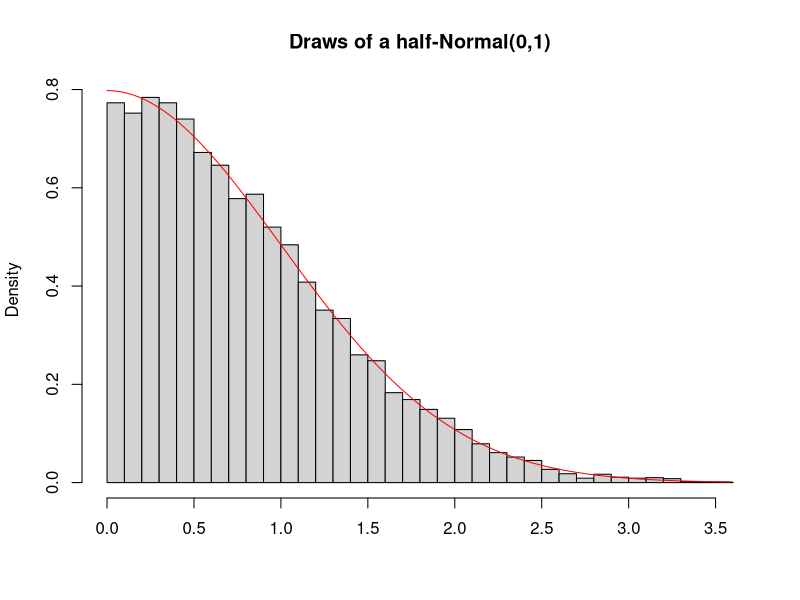
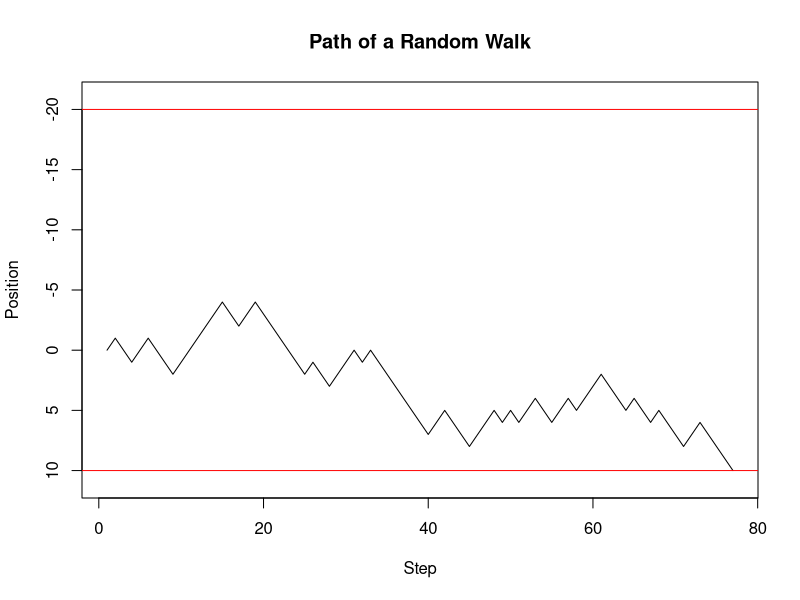
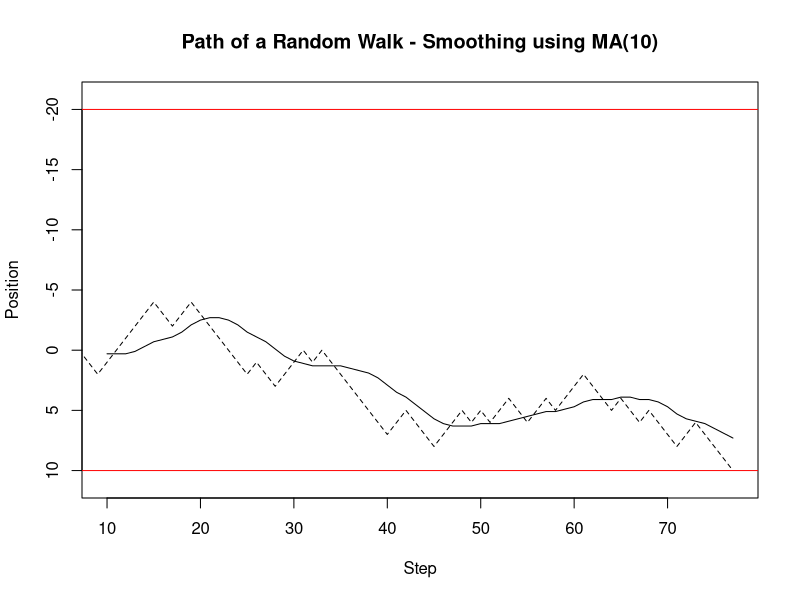

Write the R code that produced these figures, in order.
## ---- chunk 1
at_least_one <- function(condition) {
  return(sum(condition) >= 1)
}
at_least_one(1:10 < 3)
## ---- chunk 2
draw_half_normal <- function(n) {
  draws <- rep(NA, n)
  for (i in 1:n) {
    r <- rnorm(1)
    while (r < 0) {
      r <- rnorm(1)
    }
    draws[i] <- r
  }
  return(draws)
}
## ---- chunk 3
draw_half_normal(100)
## ---- chunk 4
draws <- draw_half_normal(10000)
x <- seq(min(draws), max(draws), 0.01)
hist(draws, 
     breaks = 50, 
     freq = FALSE, 
     xlab = "", 
     main = "Draws of a half-Normal(0,1)")
lines(x, 2*(1/sqrt(2*pi))*exp(-0.5*x^2), col="red")
## ---- chunk 5
simulate_random_walk <- function(stop_lower, stop_upper, start = 0, step_size = 1) {
  current_position <- start
  positions <- c(current_position)
  steps_taken <- 0
  while ((current_position > stop_lower) && (current_position < stop_upper)) {
    step_direction <- sample(c(-1, 1), 1)
    current_position <- current_position + step_direction*step_size
    positions <- c(positions, current_position)
    steps_taken <- steps_taken + 1
  }
  return(list(
    steps_taken = steps_taken, 
    path = positions
  ))
}
## ---- chunk 6
simulate_random_walk(-20, 10, start = 0, step_size = 1)
## ---- chunk 7
simulate_random_walk(-20, 10)
## ---- chunk 8
simulate_random_walk(stop_upper = 10, stop_lower = -20)
## ---- chunk 9
random_walk <- simulate_random_walk(-20, 10)
random_walk$steps_taken
## ---- chunk 10
random_walk_path <- random_walk$path
plot(1:length(random_walk_path), 
     random_walk_path, 
     type = "l", 
     main = "Path of a Random Walk", 
     xlab = "Step", 
     ylab = "Position", 
     ylim = c(11, -21)
     )
abline(h = 10, col="red")
abline(h = -20, col="red")
## ---- chunk 11
window_mean <- function(x, window_length, na.rm = FALSE) {
  N <- length(x)
  number_windows <- N - window_length + 1
  window_means <- rep(NA, number_windows)
  for (i in 1:number_windows) {
    window_means[i] <- mean(x[i:(i+window_length-1)], na.rm = na.rm)
  }
  return(window_means)
}
## ---- chunk 12
x <- 1:10
window_mean(x, 10) == mean(x)
## ---- chunk 13
window_mean(x, 5)[1] == mean(x[1:5])
## ---- chunk 14
window_size <- 10
random_walk_path_smooth <- window_mean(random_walk_path, window_size)
plot(window_size:(length(random_walk_path_smooth) + window_size - 1), 
     random_walk_path_smooth, 
     type = "l", 
     main = "Path of a Random Walk - Smoothing using MA(10)", 
     xlab = "Step", 
     ylab = "Position", 
     ylim = c(11, -21)
     )
lines(1:length(random_walk_path), random_walk_path, col = "black", lty = 2)
abline(h = 10, col="red")
abline(h = -20, col="red")
## ---- chunk 15
window_sum <- function(x, window_length, na.rm = FALSE) {
  N <- length(x)
  number_windows <- N - window_length + 1
  window_sums <- rep(NA, number_windows)
  for (i in 1:number_windows) {
    window_sums[i] <- sum(x[i:(i+window_length-1)], na.rm = na.rm)
  }
  return(window_sums)
}
## ---- chunk 16
x <- 1:10
window_sum(x, 10)
## ---- chunk 17
window_sum(x, 5)
## ---- chunk 18
window_apply <- function(x, f, window_length, ...) {
  N <- length(x)
  number_windows <- N - window_length + 1
  window_results <- rep(NA, number_windows)
  for (i in 1:number_windows) {
    window_results[i] <- f(x[i:(i+window_length-1)], ...)
  }
  return(window_results)
}
## ---- chunk 19
window_apply(1:10, sum, 5, na.rm = FALSE)
## ---- chunk 20
window_sum_better <- function(x, window_length, na.rm = FALSE) {
  results <- window_apply(x, sum, window_length, na.rm = na.rm)
  return(results)
}
window_mean_better <- function(x, window_length, na.rm = FALSE) {
  results <- window_apply(x, mean, window_length, na.rm = na.rm)
  return(results)
}
## ---- chunk 21
x <- 1:10
all(window_sum_better(x, 5) == window_sum(x, 5))
## ---- chunk 22
x <- 1:10
all(window_mean_better(x, 3) == window_mean(x, 3))
## ---- chunk 23
#' Apply a function over a moving window
#' 
#' The function `f` is applied to `x` over a moving window of size
#' `window_length` with the window moving forward one step in each
#' iteration. 
#' 
#' @param x A vector.
#' @param f A function that can be applied to a subvector of `x`.
#' @param window_length The length of the window over which the
#' function is applied.
#' @param ... Additional arguments passed on to `f`.
#' @returns A vector containing the evaluated function calls.
#' @examples
#' window_apply(1:10, mean, 5, na.rm = TRUE)
#' window_apply(1:10, sum, 5, na.rm = TRUE)
window_apply <- function(x, f, window_length, ...) {
  N <- length(x)
  number_windows <- N - window_length + 1
  window_results <- rep(NA, number_windows)
  for (i in 1:number_windows) {
    window_results[i] <- f(x[i:(i+window_length-1)], ...)
  }
  return(window_results)
}
